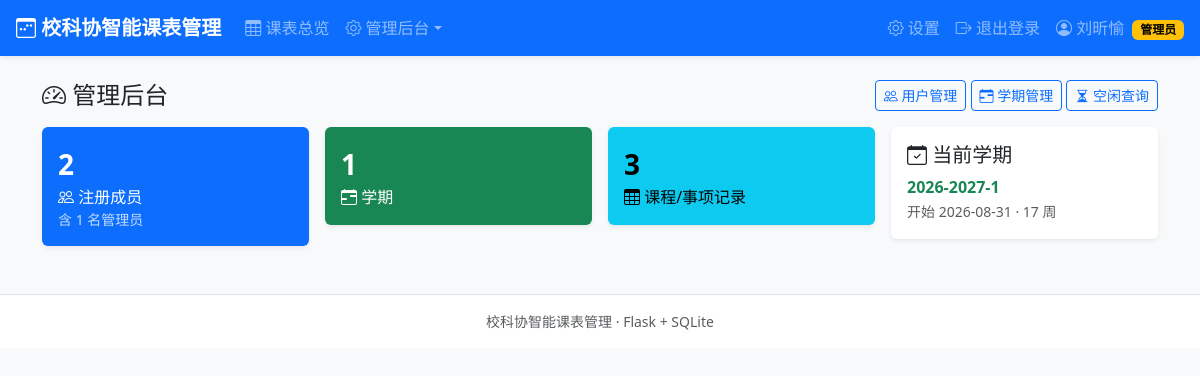
Page /admin/ (signed in) on the earlier database version.
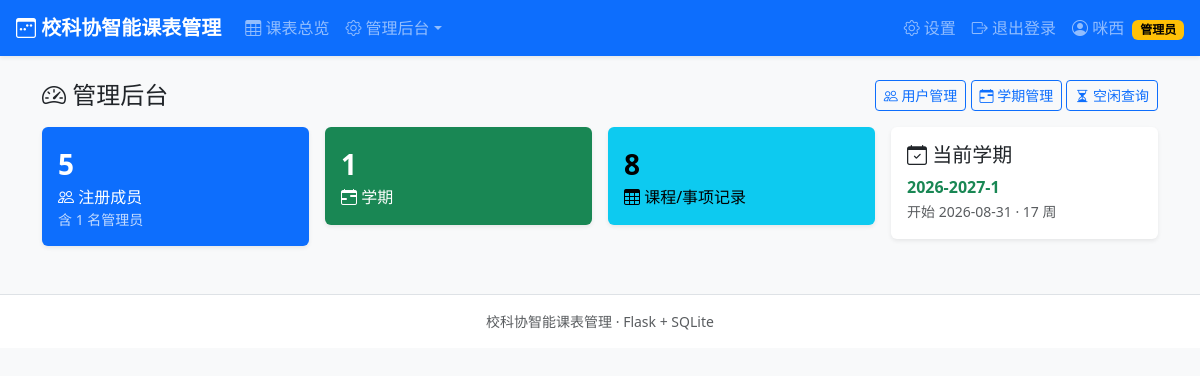
Same page on the later database version.
### tables this page shows
CREATE TABLE users (
        id            INTEGER PRIMARY KEY AUTOINCREMENT,
        student_id    TEXT NOT NULL UNIQUE,
        password_hash TEXT NOT NULL,
        name          TEXT NOT NULL,
        identity      TEXT NOT NULL,               -- 主席/部长/干事
        department    TEXT,                        -- 主席可以为空
        cohort        INTEGER NOT NULL,            -- 届数，如 2026
        role          TEXT NOT NULL DEFAULT 'member',  -- admin/member
        created_at    TEXT NOT NULL
    , major TEXT NOT NULL DEFAULT '');

### app.py (the view)
@app.route("/admin")
@app.route("/admin/")
@admin_required
def admin_index():
    user_count = query_one("SELECT COUNT(*) AS n FROM users")["n"]
    sem_count = query_one("SELECT COUNT(*) AS n FROM semesters")["n"]
    course_count = query_one("SELECT COUNT(*) AS n FROM courses")["n"]
    admin_count = query_one("SELECT COUNT(*) AS n FROM users WHERE role='admin'")["n"]
    act = query_one("SELECT * FROM semesters WHERE is_active=1 ORDER BY id DESC LIMIT 1")
    return render_template("admin/dashboard.html",
                           user_count=user_count, sem_count=sem_count,
                           course_count=course_count, admin_count=admin_count,
                           active_semester=act)

### app.py (called while the page is built)
def get_db():
    if "db" not in g:
        conn = sqlite3.connect(DB_PATH)
        conn.row_factory = sqlite3.Row
        conn.execute("PRAGMA foreign_keys = ON")
        g.db = conn
    return g.db

def query_one(sql, args=()):
    return get_db().execute(sql, args).fetchone()

def login_required(view):
    @wraps(view)
    def wrapped(*args, **kwargs):
        if session.get("user_id") is None:
            flash("请先登录", "warning")
            return redirect(url_for("login", next=request.full_path if request.query_string else url_for("index")))
        return view(*args, **kwargs)
    return wrapped

def admin_required(view):
    @wraps(view)
    @login_required
    def wrapped(*args, **kwargs):
        user = get_current_user()
        if user is None or user["role"] != "admin":
            flash("需要管理员权限", "danger")
            return redirect(url_for("index"))
        return view(*args, **kwargs)
    return wrapped

def get_current_user():
    uid = session.get("user_id")
    if uid is None:
        return None
    return query_one("SELECT * FROM users WHERE id = ?", (uid,))

### templates/admin/dashboard.html (shortened to what this page needs)
{% extends "base.html" %}
{% block content %}
<div class="d-flex justify-content-between align-items-center mb-3">
  <h4 class="mb-0"><i class="bi bi-speedometer2"></i> 管理后台</h4>
  <div>
    <a class="btn btn-sm btn-outline-primary" href="{{ url_for('admin_users') }}"><i class="bi bi-people"></i> 用户管理</a>
    <a class="btn btn-sm btn-outline-primary" href="{{ url_for('admin_semesters') }}"><i class="bi bi-calendar-range"></i> 学期管理</a>
    <a class="btn btn-sm btn-outline-primary" href="{{ url_for('admin_free') }}"><i class="bi bi-hourglass-split"></i> 空闲查询</a>
  </div>
</div>
<div class="row g-3">
  <div class="col-md-3 col-6">
    <div class="card shadow-sm text-bg-primary"><div class="card-body">
      <div class="fs-3 fw-bold">{{ user_count }}</div>
      <div><i class="bi bi-people"></i> 注册成员</div>
      <div class="small opacity-75">含 {{ admin_count }} 名管理员</div>
    </div></div>
  </div>
  <div class="col-md-3 col-6">
    <div class="card shadow-sm text-bg-success"><div class="card-body">
      <div class="fs-3 fw-bold">{{ sem_count }}</div>
      <div><i class="bi bi-calendar-range"></i> 学期</div>
    </div></div>
  </div>
  <div class="col-md-3 col-6">
    <div class="card shadow-sm text-bg-info"><div class="card-body">
      <div class="fs-3 fw-bold">{{ course_count }}</div>
      <div><i class="bi bi-table"></i> 课程/事项记录</div>
    </div></div>
  </div>
  <div class="col-md-3 col-6">
    <div class="card shadow-sm"><div class="card-body">
      <h5 class="card-title"><i class="bi bi-calendar-check"></i> 当前学期</h5>
      {% if active_semester %}
        <div class="fw-bold text-success">{{ active_semester.name }}</div>
        <small class="text-muted">开始 {{ active_semester.start_date }} · {{ active_semester.total_weeks }} 周</small>
      {% else %}
        <div class="text-muted">尚未设置</div>
        <a href="{{ url_for('admin_semesters') }}" class="small">去创建/激活 →</a>
      {% endif %}
    </div></div>
  </div>
</div>
{% endblock %}

### templates/base.html (shortened to what this page needs)
<!DOCTYPE html>
<html lang="zh-CN">
<head>
  <link href="https://cdn.jsdelivr.net/npm/bootstrap@5.3.3/dist/css/bootstrap.min.css" rel="stylesheet">
  <link href="https://cdn.jsdelivr.net/npm/bootstrap-icons@1.11.3/font/bootstrap-icons.min.css" rel="stylesheet">
  <link href="{{ url_for('static', filename='style.css') }}" rel="stylesheet">
</head>
<body class="bg-light">
{% if session.get('user_id') %}
<nav class="navbar navbar-expand-lg navbar-dark bg-primary shadow-sm sticky-top">
  <div class="container-fluid px-3">
    <a class="navbar-brand fw-bold" href="{{ url_for('schedule') }}">
      <i class="bi bi-calendar3-week"></i> 校科协智能课表管理
    </a>
    <div class="collapse navbar-collapse" id="navMain">
      <ul class="navbar-nav me-auto">
        <li class="nav-item"><a class="nav-link" href="{{ url_for('schedule') }}"><i class="bi bi-table"></i> 课表总览</a></li>
        {% if session.get('role') == 'admin' %}
        <li class="nav-item dropdown">
          <a class="nav-link dropdown-toggle" href="#" role="button" data-bs-toggle="dropdown"><i class="bi bi-gear"></i> 管理后台</a>
        </li>
        {% endif %}
      </ul>
      <ul class="navbar-nav">
        <li class="nav-item"><a class="nav-link" href="{{ url_for('settings') }}"><i class="bi bi-gear"></i> 设置</a></li>
        <li class="nav-item">
          <a class="nav-link" href="{{ url_for('logout') }}"><i class="bi bi-box-arrow-right"></i> 退出登录</a>
        </li>
      </ul>
      <span class="navbar-text ms-2">
        <i class="bi bi-person-circle"></i> {{ session.get('name') }}
        {% if session.get('role') == 'admin' %}<span class="badge text-bg-warning ms-1">管理员</span>{% endif %}
      </span>
    </div>
  </div>
</nav>
{% endif %}
<main class="container py-4">
  {% block content %}{% endblock %}
</main>
<footer class="text-center text-muted small py-3 border-top bg-white mt-4">
  校科协智能课表管理 · Flask + SQLite
</footer>
</body>
</html>

Differences in the rows shown:
no longer on this page (row edited): users: get "刘昕愉"
Other differences:
{{ session.get('name') }}: (not shown) → "咪西"
{{ user_count }}: "2" → "5"
{{ course_count }}: "3" → "8"
